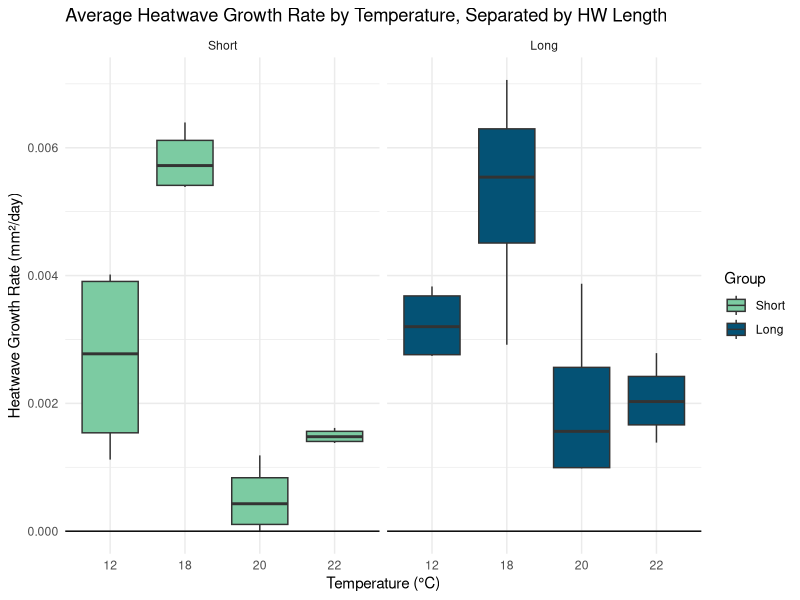
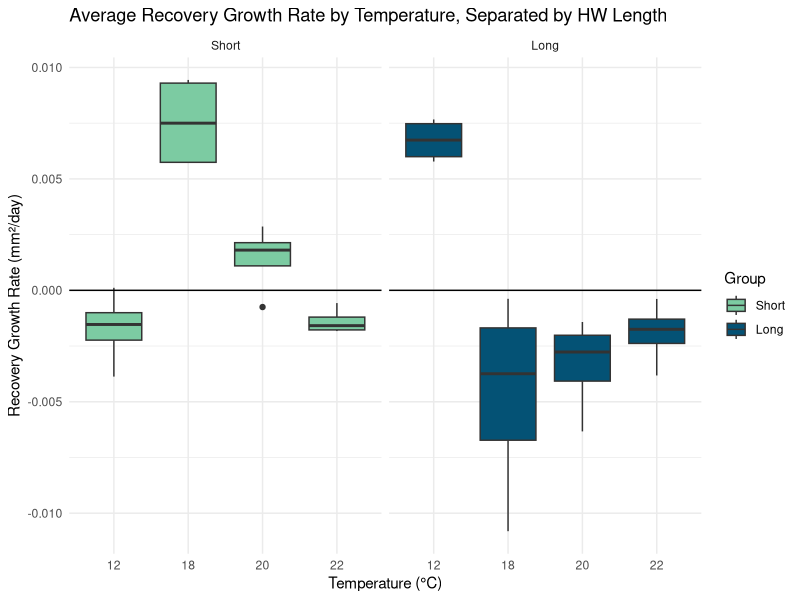

The R script that drew these images, in order:
#----------------------Tile Experiment Plots-----------------------------

#----------------------------Load packages-----------------------------

library(tidyverse)
library(ggthemes)
library(viridis)
library(tidyr)
library(dplyr)

#------------------------Read data and clear NAs-----------------------------

data <- read.csv("Tile_exp_gametophyte_data.csv")
data$Gametophyte_area_mm2 <- ifelse(is.na(data$Gametophyte_area_mm2), 0, data$Gametophyte_area_mm2)

#---------------------------Reorder the data-----------------------------

workable <- data %>%
  select(Date, Group, Temp, Tile, FOV, Gametophyte, Gametophyte_area_mm2)

#Dataframe with average gametophyte size for each tile across temps/groups
wide_avg <- workable %>%
  group_by(Date, Group, Temp, Tile) %>%
  summarise(avg_mm2 = mean(Gametophyte_area_mm2, na.rm = TRUE), .groups = "drop")

#Create group periods of pre, post, and recovered size for comparing
wide_data <- wide_avg %>%
  pivot_wider(
    names_from = Date,
    values_from = avg_mm2
  ) %>%
  rename(
    avg_size_before = Pre,
    avg_size_after = Post,
    avg_size_recovered = Recovered
  )

#--------------------Calculate avg growth rate per tile-------------------------

#Set number of days between photo measurements for Long/Short HWs
wide_data <- wide_data %>%
  mutate(days = if_else(Group == "Long", 18, 11)
  )

#Divide size differences by days
wide_data <- wide_data %>%
  mutate(
    hw_growth_rate = (avg_size_after - avg_size_before) / days,   # growth hw
    rec_growth_rate = (avg_size_recovered - avg_size_after) / 7 # recovery growth
  )

#Temp and HW as factors for easier plotting
wide_data <- wide_data %>%
  mutate(Temp = factor(Temp, levels = c(12, 18, 20, 22)))

wide_data <- wide_data %>%
  mutate(Group = factor(Group, levels = c("Short", "Long"))) %>%
  arrange(Group)

# ------------------Boxplots of GR by temp and HW length------------------------

#Heatwave period - facet wrap for HWL (1 vs 2 week)
ggplot(wide_data, aes(x = Temp, y = hw_growth_rate, fill = Group)) +
  geom_boxplot() + 
  geom_hline(yintercept = 0, color = "black", linetype = "solid", size = 0.5) +
  facet_wrap(~ Group) +
  theme_minimal() +
  labs(
    title = "Average Heatwave Growth Rate by Temperature, Separated by HW Length",
    x = "Temperature (°C)",
    y = "Heatwave Growth Rate (mm²/day)",
    color = "Group"
  ) +
  scale_fill_manual(values = c("Long" = "#045275", "Short" = "#7ccba2")) 


#Recovery period - facet wrap for HWL (1 vs 2 week)
ggplot(wide_data, aes(x = Temp, y = rec_growth_rate, fill = Group)) +
  geom_boxplot() + 
  geom_hline(yintercept = 0, color = "black", linetype = "solid", size = 0.5) +
  facet_wrap(~ Group) +
  theme_minimal() +
  labs(
    title = "Average Recovery Growth Rate by Temperature, Separated by HW Length",
    x = "Temperature (°C)",
    y = "Recovery Growth Rate (mm²/day)",
    color = "Group"
  ) +
  scale_fill_manual(values = c("Long" = "#045275", "Short" = "#7ccba2"))  
